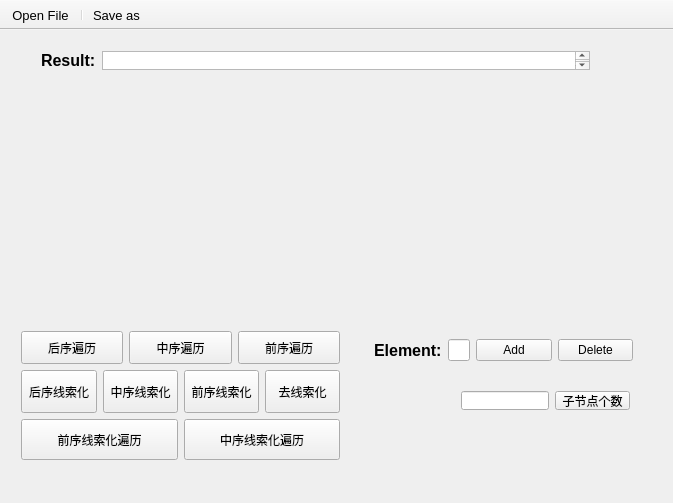
<?xml version="1.0" encoding="UTF-8"?>
<ui version="4.0">
 <class>MainWindow</class>
 <widget class="QMainWindow" name="MainWindow">
  <property name="geometry">
   <rect>
    <x>0</x>
    <y>0</y>
    <width>673</width>
    <height>503</height>
   </rect>
  </property>
  <property name="windowTitle">
   <string>MainWindow</string>
  </property>
  <widget class="QWidget" name="centralWidget">
   <widget class="QWidget" name="horizontalLayoutWidget">
    <property name="geometry">
     <rect>
      <x>30</x>
      <y>10</y>
      <width>571</width>
      <height>41</height>
     </rect>
    </property>
    <layout class="QHBoxLayout" name="horizontalLayout">
     <item>
      <widget class="QLabel" name="label_tree_name">
       <property name="sizePolicy">
        <sizepolicy hsizetype="Preferred" vsizetype="Fixed">
         <horstretch>0</horstretch>
         <verstretch>0</verstretch>
        </sizepolicy>
       </property>
       <property name="text">
        <string>&lt;html&gt;&lt;head/&gt;&lt;body&gt;&lt;p&gt;&lt;span style=&quot; font-size:12pt; font-weight:600;&quot;&gt;Result:&lt;/span&gt;&lt;/p&gt;&lt;/body&gt;&lt;/html&gt;</string>
       </property>
       <property name="textFormat">
        <enum>Qt::AutoText</enum>
       </property>
       <property name="scaledContents">
        <bool>false</bool>
       </property>
       <property name="wordWrap">
        <bool>false</bool>
       </property>
      </widget>
     </item>
     <item>
      <widget class="QTextBrowser" name="text_show_elements"/>
     </item>
    </layout>
   </widget>
   <widget class="QLabel" name="e_node_C">
    <property name="geometry">
     <rect>
      <x>312</x>
      <y>51</y>
      <width>47</width>
      <height>51</height>
     </rect>
    </property>
    <property name="text">
     <string/>
    </property>
    <property name="pixmap">
     <pixmap resource="imgsrc.qrc">:/Ellipse.png</pixmap>
    </property>
    <property name="alignment">
     <set>Qt::AlignCenter</set>
    </property>
   </widget>
   <widget class="QLabel" name="node_C">
    <property name="geometry">
     <rect>
      <x>315</x>
      <y>69</y>
      <width>41</width>
      <height>16</height>
     </rect>
    </property>
    <property name="text">
     <string/>
    </property>
    <property name="alignment">
     <set>Qt::AlignCenter</set>
    </property>
   </widget>
   <widget class="QLabel" name="e_node_L">
    <property name="geometry">
     <rect>
      <x>206</x>
      <y>90</y>
      <width>47</width>
      <height>51</height>
     </rect>
    </property>
    <property name="text">
     <string/>
    </property>
    <property name="pixmap">
     <pixmap resource="imgsrc.qrc">:/Ellipse.png</pixmap>
    </property>
    <property name="alignment">
     <set>Qt::AlignCenter</set>
    </property>
   </widget>
   <widget class="QLabel" name="e_node_R">
    <property name="geometry">
     <rect>
      <x>426</x>
      <y>90</y>
      <width>47</width>
      <height>51</height>
     </rect>
    </property>
    <property name="text">
     <string/>
    </property>
    <property name="pixmap">
     <pixmap resource="imgsrc.qrc">:/Ellipse.png</pixmap>
    </property>
    <property name="alignment">
     <set>Qt::AlignCenter</set>
    </property>
   </widget>
   <widget class="QLabel" name="e_node_LL">
    <property name="geometry">
     <rect>
      <x>140</x>
      <y>140</y>
      <width>47</width>
      <height>51</height>
     </rect>
    </property>
    <property name="text">
     <string/>
    </property>
    <property name="pixmap">
     <pixmap resource="imgsrc.qrc">:/Ellipse.png</pixmap>
    </property>
    <property name="alignment">
     <set>Qt::AlignCenter</set>
    </property>
   </widget>
   <widget class="QLabel" name="e_node_RR">
    <property name="geometry">
     <rect>
      <x>480</x>
      <y>140</y>
      <width>47</width>
      <height>51</height>
     </rect>
    </property>
    <property name="text">
     <string/>
    </property>
    <property name="pixmap">
     <pixmap resource="imgsrc.qrc">:/Ellipse.png</pixmap>
    </property>
    <property name="alignment">
     <set>Qt::AlignCenter</set>
    </property>
   </widget>
   <widget class="QLabel" name="e_node_LR">
    <property name="geometry">
     <rect>
      <x>256</x>
      <y>140</y>
      <width>47</width>
      <height>51</height>
     </rect>
    </property>
    <property name="text">
     <string/>
    </property>
    <property name="pixmap">
     <pixmap resource="imgsrc.qrc">:/Ellipse.png</pixmap>
    </property>
    <property name="alignment">
     <set>Qt::AlignCenter</set>
    </property>
   </widget>
   <widget class="QLabel" name="e_node_RL">
    <property name="geometry">
     <rect>
      <x>380</x>
      <y>140</y>
      <width>47</width>
      <height>51</height>
     </rect>
    </property>
    <property name="text">
     <string/>
    </property>
    <property name="pixmap">
     <pixmap resource="imgsrc.qrc">:/Ellipse.png</pixmap>
    </property>
    <property name="alignment">
     <set>Qt::AlignCenter</set>
    </property>
   </widget>
   <widget class="QLabel" name="e_node_LLL">
    <property name="geometry">
     <rect>
      <x>101</x>
      <y>210</y>
      <width>47</width>
      <height>51</height>
     </rect>
    </property>
    <property name="text">
     <string/>
    </property>
    <property name="pixmap">
     <pixmap resource="imgsrc.qrc">:/Ellipse.png</pixmap>
    </property>
    <property name="alignment">
     <set>Qt::AlignCenter</set>
    </property>
   </widget>
   <widget class="QLabel" name="e_node_LLR">
    <property name="geometry">
     <rect>
      <x>156</x>
      <y>210</y>
      <width>47</width>
      <height>51</height>
     </rect>
    </property>
    <property name="text">
     <string/>
    </property>
    <property name="pixmap">
     <pixmap resource="imgsrc.qrc">:/Ellipse.png</pixmap>
    </property>
    <property name="alignment">
     <set>Qt::AlignCenter</set>
    </property>
   </widget>
   <widget class="QLabel" name="e_node_LRL">
    <property name="geometry">
     <rect>
      <x>226</x>
      <y>210</y>
      <width>47</width>
      <height>51</height>
     </rect>
    </property>
    <property name="text">
     <string/>
    </property>
    <property name="pixmap">
     <pixmap resource="imgsrc.qrc">:/Ellipse.png</pixmap>
    </property>
    <property name="alignment">
     <set>Qt::AlignCenter</set>
    </property>
   </widget>
   <widget class="QLabel" name="e_node_LRR">
    <property name="geometry">
     <rect>
      <x>286</x>
      <y>210</y>
      <width>47</width>
      <height>51</height>
     </rect>
    </property>
    <property name="text">
     <string/>
    </property>
    <property name="pixmap">
     <pixmap resource="imgsrc.qrc">:/Ellipse.png</pixmap>
    </property>
    <property name="alignment">
     <set>Qt::AlignCenter</set>
    </property>
   </widget>
   <widget class="QLabel" name="e_node_RLL">
    <property name="geometry">
     <rect>
      <x>347</x>
      <y>210</y>
      <width>47</width>
      <height>51</height>
     </rect>
    </property>
    <property name="text">
     <string/>
    </property>
    <property name="pixmap">
     <pixmap resource="imgsrc.qrc">:/Ellipse.png</pixmap>
    </property>
    <property name="alignment">
     <set>Qt::AlignCenter</set>
    </property>
   </widget>
   <widget class="QLabel" name="e_node_RLR">
    <property name="geometry">
     <rect>
      <x>412</x>
      <y>210</y>
      <width>47</width>
      <height>51</height>
     </rect>
    </property>
    <property name="text">
     <string/>
    </property>
    <property name="pixmap">
     <pixmap resource="imgsrc.qrc">:/Ellipse.png</pixmap>
    </property>
    <property name="alignment">
     <set>Qt::AlignCenter</set>
    </property>
   </widget>
   <widget class="QLabel" name="e_node_RRL">
    <property name="geometry">
     <rect>
      <x>461</x>
      <y>210</y>
      <width>47</width>
      <height>51</height>
     </rect>
    </property>
    <property name="text">
     <string/>
    </property>
    <property name="pixmap">
     <pixmap resource="imgsrc.qrc">:/Ellipse.png</pixmap>
    </property>
    <property name="alignment">
     <set>Qt::AlignCenter</set>
    </property>
   </widget>
   <widget class="QLabel" name="e_node_RRR">
    <property name="geometry">
     <rect>
      <x>520</x>
      <y>210</y>
      <width>47</width>
      <height>51</height>
     </rect>
    </property>
    <property name="text">
     <string/>
    </property>
    <property name="pixmap">
     <pixmap resource="imgsrc.qrc">:/Ellipse.png</pixmap>
    </property>
    <property name="alignment">
     <set>Qt::AlignCenter</set>
    </property>
   </widget>
   <widget class="QWidget" name="horizontalLayoutWidget_2">
    <property name="geometry">
     <rect>
      <x>363</x>
      <y>290</y>
      <width>281</width>
      <height>61</height>
     </rect>
    </property>
    <layout class="QHBoxLayout" name="horizontalLayout_2">
     <item>
      <widget class="QLabel" name="element">
       <property name="text">
        <string>&lt;html&gt;&lt;head/&gt;&lt;body&gt;&lt;p&gt;&lt;span style=&quot; font-size:12pt; font-weight:600;&quot;&gt;Element:&lt;/span&gt;&lt;/p&gt;&lt;/body&gt;&lt;/html&gt;</string>
       </property>
      </widget>
     </item>
     <item>
      <widget class="QLineEdit" name="lineEditElement">
       <property name="maxLength">
        <number>3</number>
       </property>
      </widget>
     </item>
     <item>
      <widget class="QPushButton" name="buttonAdd">
       <property name="text">
        <string>Add</string>
       </property>
      </widget>
     </item>
     <item>
      <widget class="QPushButton" name="buttonDelete">
       <property name="text">
        <string>Delete</string>
       </property>
      </widget>
     </item>
    </layout>
   </widget>
   <widget class="QLabel" name="node_L">
    <property name="geometry">
     <rect>
      <x>210</x>
      <y>108</y>
      <width>41</width>
      <height>16</height>
     </rect>
    </property>
    <property name="text">
     <string/>
    </property>
    <property name="alignment">
     <set>Qt::AlignCenter</set>
    </property>
   </widget>
   <widget class="QLabel" name="node_LL">
    <property name="geometry">
     <rect>
      <x>143</x>
      <y>157</y>
      <width>41</width>
      <height>16</height>
     </rect>
    </property>
    <property name="text">
     <string/>
    </property>
    <property name="alignment">
     <set>Qt::AlignCenter</set>
    </property>
   </widget>
   <widget class="QLabel" name="node_LLL">
    <property name="geometry">
     <rect>
      <x>103</x>
      <y>227</y>
      <width>41</width>
      <height>16</height>
     </rect>
    </property>
    <property name="text">
     <string/>
    </property>
    <property name="alignment">
     <set>Qt::AlignCenter</set>
    </property>
   </widget>
   <widget class="QLabel" name="node_LLR">
    <property name="geometry">
     <rect>
      <x>159</x>
      <y>228</y>
      <width>41</width>
      <height>16</height>
     </rect>
    </property>
    <property name="text">
     <string/>
    </property>
    <property name="alignment">
     <set>Qt::AlignCenter</set>
    </property>
   </widget>
   <widget class="QLabel" name="node_LR">
    <property name="geometry">
     <rect>
      <x>259</x>
      <y>157</y>
      <width>41</width>
      <height>16</height>
     </rect>
    </property>
    <property name="text">
     <string/>
    </property>
    <property name="alignment">
     <set>Qt::AlignCenter</set>
    </property>
   </widget>
   <widget class="QLabel" name="node_LRL">
    <property name="geometry">
     <rect>
      <x>229</x>
      <y>228</y>
      <width>41</width>
      <height>16</height>
     </rect>
    </property>
    <property name="text">
     <string/>
    </property>
    <property name="alignment">
     <set>Qt::AlignCenter</set>
    </property>
   </widget>
   <widget class="QLabel" name="node_LRR">
    <property name="geometry">
     <rect>
      <x>289</x>
      <y>228</y>
      <width>41</width>
      <height>16</height>
     </rect>
    </property>
    <property name="text">
     <string/>
    </property>
    <property name="alignment">
     <set>Qt::AlignCenter</set>
    </property>
   </widget>
   <widget class="QLabel" name="node_R">
    <property name="geometry">
     <rect>
      <x>429</x>
      <y>108</y>
      <width>41</width>
      <height>16</height>
     </rect>
    </property>
    <property name="text">
     <string/>
    </property>
    <property name="alignment">
     <set>Qt::AlignCenter</set>
    </property>
   </widget>
   <widget class="QLabel" name="node_RR">
    <property name="geometry">
     <rect>
      <x>484</x>
      <y>157</y>
      <width>41</width>
      <height>16</height>
     </rect>
    </property>
    <property name="text">
     <string/>
    </property>
    <property name="alignment">
     <set>Qt::AlignCenter</set>
    </property>
   </widget>
   <widget class="QLabel" name="node_RRR">
    <property name="geometry">
     <rect>
      <x>523</x>
      <y>227</y>
      <width>41</width>
      <height>16</height>
     </rect>
    </property>
    <property name="text">
     <string/>
    </property>
    <property name="alignment">
     <set>Qt::AlignCenter</set>
    </property>
   </widget>
   <widget class="QLabel" name="node_RL">
    <property name="geometry">
     <rect>
      <x>383</x>
      <y>158</y>
      <width>41</width>
      <height>16</height>
     </rect>
    </property>
    <property name="text">
     <string/>
    </property>
    <property name="alignment">
     <set>Qt::AlignCenter</set>
    </property>
   </widget>
   <widget class="QLabel" name="node_RLL">
    <property name="geometry">
     <rect>
      <x>350</x>
      <y>228</y>
      <width>41</width>
      <height>16</height>
     </rect>
    </property>
    <property name="text">
     <string/>
    </property>
    <property name="alignment">
     <set>Qt::AlignCenter</set>
    </property>
   </widget>
   <widget class="QLabel" name="node_RRL">
    <property name="geometry">
     <rect>
      <x>464</x>
      <y>228</y>
      <width>41</width>
      <height>16</height>
     </rect>
    </property>
    <property name="text">
     <string/>
    </property>
    <property name="alignment">
     <set>Qt::AlignCenter</set>
    </property>
   </widget>
   <widget class="QLabel" name="node_RLR">
    <property name="geometry">
     <rect>
      <x>415</x>
      <y>228</y>
      <width>41</width>
      <height>16</height>
     </rect>
    </property>
    <property name="text">
     <string/>
    </property>
    <property name="alignment">
     <set>Qt::AlignCenter</set>
    </property>
   </widget>
   <widget class="QWidget" name="">
    <property name="geometry">
     <rect>
      <x>450</x>
      <y>350</y>
      <width>191</width>
      <height>41</height>
     </rect>
    </property>
    <layout class="QHBoxLayout" name="horizontalLayout_4">
     <item>
      <widget class="QLineEdit" name="LeafNumLineEdit">
       <property name="sizePolicy">
        <sizepolicy hsizetype="Preferred" vsizetype="Fixed">
         <horstretch>0</horstretch>
         <verstretch>0</verstretch>
        </sizepolicy>
       </property>
      </widget>
     </item>
     <item>
      <widget class="QPushButton" name="GetleafnumPushButton">
       <property name="sizePolicy">
        <sizepolicy hsizetype="Minimum" vsizetype="Fixed">
         <horstretch>75</horstretch>
         <verstretch>0</verstretch>
        </sizepolicy>
       </property>
       <property name="minimumSize">
        <size>
         <width>75</width>
         <height>0</height>
        </size>
       </property>
       <property name="text">
        <string>子节点个数</string>
       </property>
      </widget>
     </item>
    </layout>
   </widget>
   <widget class="QWidget" name="">
    <property name="geometry">
     <rect>
      <x>10</x>
      <y>290</y>
      <width>341</width>
      <height>151</height>
     </rect>
    </property>
    <layout class="QVBoxLayout" name="verticalLayout_2" stretch="4,2">
     <item>
      <layout class="QVBoxLayout" name="verticalLayout" stretch="3,4">
       <property name="sizeConstraint">
        <enum>QLayout::SetMinimumSize</enum>
       </property>
       <property name="bottomMargin">
        <number>0</number>
       </property>
       <item>
        <layout class="QHBoxLayout" name="horizontalLayout_3">
         <item>
          <widget class="QPushButton" name="PostPushButton">
           <property name="sizePolicy">
            <sizepolicy hsizetype="Preferred" vsizetype="Preferred">
             <horstretch>0</horstretch>
             <verstretch>0</verstretch>
            </sizepolicy>
           </property>
           <property name="text">
            <string>后序遍历</string>
           </property>
          </widget>
         </item>
         <item>
          <widget class="QPushButton" name="InPushButton">
           <property name="sizePolicy">
            <sizepolicy hsizetype="Preferred" vsizetype="Preferred">
             <horstretch>0</horstretch>
             <verstretch>0</verstretch>
            </sizepolicy>
           </property>
           <property name="text">
            <string>中序遍历</string>
           </property>
          </widget>
         </item>
         <item>
          <widget class="QPushButton" name="PrePushButton">
           <property name="enabled">
            <bool>true</bool>
           </property>
           <property name="sizePolicy">
            <sizepolicy hsizetype="Preferred" vsizetype="Preferred">
             <horstretch>0</horstretch>
             <verstretch>0</verstretch>
            </sizepolicy>
           </property>
           <property name="text">
            <string>前序遍历</string>
           </property>
          </widget>
         </item>
        </layout>
       </item>
       <item>
        <layout class="QHBoxLayout" name="horizontalLayout_5">
         <item>
          <widget class="QPushButton" name="PostThreadPushButton">
           <property name="sizePolicy">
            <sizepolicy hsizetype="Fixed" vsizetype="Preferred">
             <horstretch>0</horstretch>
             <verstretch>0</verstretch>
            </sizepolicy>
           </property>
           <property name="maximumSize">
            <size>
             <width>16777215</width>
             <height>100</height>
            </size>
           </property>
           <property name="text">
            <string>后序线索化</string>
           </property>
          </widget>
         </item>
         <item>
          <widget class="QPushButton" name="InThreadPushButton">
           <property name="sizePolicy">
            <sizepolicy hsizetype="Fixed" vsizetype="Preferred">
             <horstretch>0</horstretch>
             <verstretch>0</verstretch>
            </sizepolicy>
           </property>
           <property name="text">
            <string>中序线索化</string>
           </property>
          </widget>
         </item>
         <item>
          <widget class="QPushButton" name="PreThreadPushButton">
           <property name="enabled">
            <bool>true</bool>
           </property>
           <property name="sizePolicy">
            <sizepolicy hsizetype="Fixed" vsizetype="Preferred">
             <horstretch>0</horstretch>
             <verstretch>0</verstretch>
            </sizepolicy>
           </property>
           <property name="text">
            <string>前序线索化</string>
           </property>
          </widget>
         </item>
         <item>
          <widget class="QPushButton" name="clearThreadPushButton">
           <property name="sizePolicy">
            <sizepolicy hsizetype="Preferred" vsizetype="Preferred">
             <horstretch>0</horstretch>
             <verstretch>0</verstretch>
            </sizepolicy>
           </property>
           <property name="text">
            <string>去线索化</string>
           </property>
          </widget>
         </item>
        </layout>
       </item>
      </layout>
     </item>
     <item>
      <layout class="QHBoxLayout" name="horizontalLayout_6" stretch="0,0">
       <item>
        <widget class="QPushButton" name="preThreadPushButton">
         <property name="sizePolicy">
          <sizepolicy hsizetype="Preferred" vsizetype="Preferred">
           <horstretch>0</horstretch>
           <verstretch>0</verstretch>
          </sizepolicy>
         </property>
         <property name="text">
          <string>前序线索化遍历</string>
         </property>
        </widget>
       </item>
       <item>
        <widget class="QPushButton" name="inThreadPushButton">
         <property name="sizePolicy">
          <sizepolicy hsizetype="Minimum" vsizetype="Preferred">
           <horstretch>0</horstretch>
           <verstretch>0</verstretch>
          </sizepolicy>
         </property>
         <property name="text">
          <string>中序线索化遍历</string>
         </property>
        </widget>
       </item>
      </layout>
     </item>
    </layout>
   </widget>
  </widget>
  <widget class="QMenuBar" name="menuBar">
   <property name="geometry">
    <rect>
     <x>0</x>
     <y>0</y>
     <width>673</width>
     <height>23</height>
    </rect>
   </property>
  </widget>
  <widget class="QToolBar" name="mainToolBar">
   <property name="movable">
    <bool>false</bool>
   </property>
   <attribute name="toolBarArea">
    <enum>TopToolBarArea</enum>
   </attribute>
   <attribute name="toolBarBreak">
    <bool>false</bool>
   </attribute>
   <addaction name="actionOpen_File"/>
   <addaction name="separator"/>
   <addaction name="actionSave_File"/>
  </widget>
  <action name="actionOpen_File">
   <property name="text">
    <string>Open File</string>
   </property>
   <property name="toolTip">
    <string>Open File</string>
   </property>
   <property name="font">
    <font>
     <pointsize>10</pointsize>
    </font>
   </property>
  </action>
  <action name="actionSave_File">
   <property name="text">
    <string>Save as</string>
   </property>
   <property name="font">
    <font>
     <pointsize>10</pointsize>
    </font>
   </property>
  </action>
 </widget>
 <layoutdefault spacing="6" margin="11"/>
 <resources>
  <include location="imgsrc.qrc"/>
 </resources>
 <connections/>
</ui>
